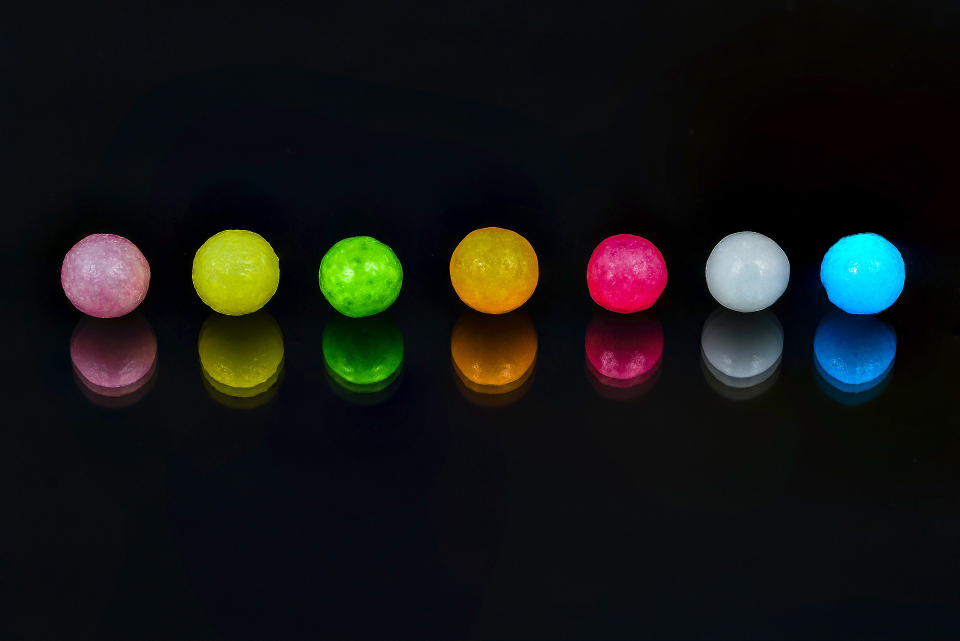
#> input picture img/colorball.png, 1920 x 1281 px (shown at 1/2 size)
$ python 23.houghCircles.py
#> lines starting #> are read from the running program, lines starting #| are printed output that depends on the picture; after the words box and inside, x2 and y2 are one past the last pixel; in counts of white or black regions, pixels touching at a corner belong together
import cv2

src = cv2.imread("../img/colorball.png")
#> src is the input picture: shape (1281, 1920, 3); mean B, G, R 20.2, 21.3, 19.9
dst = src.copy()

image = cv2.cvtColor(src, cv2.COLOR_BGR2GRAY)
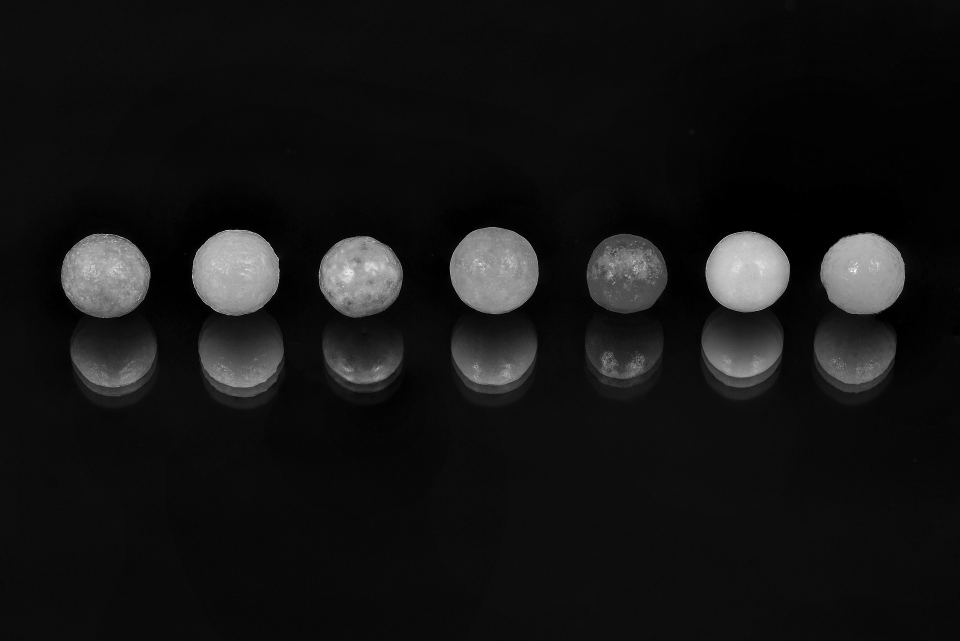
#> image: shape (1281, 1920) (shown at 1/2 size); min 0, max 255, mean 20.7

circles = cv2.HoughCircles(image, cv2.HOUGH_GRADIENT, 1, 100, param1=100, param2=35, minRadius=80, maxRadius=120)
#> circles = [[1492.5, 544.5, 82.1], [991.5, 541.5, 86.5], [205.5, 549.5, 84.2], [467.5, 544.5, 84.3]]

for i in circles[0]:
    cv2.circle(dst, ((int)(i[0]), (int)(i[1])), (int)(i[2]), (255, 255, 255), 5)
#> this loop made 4 passes
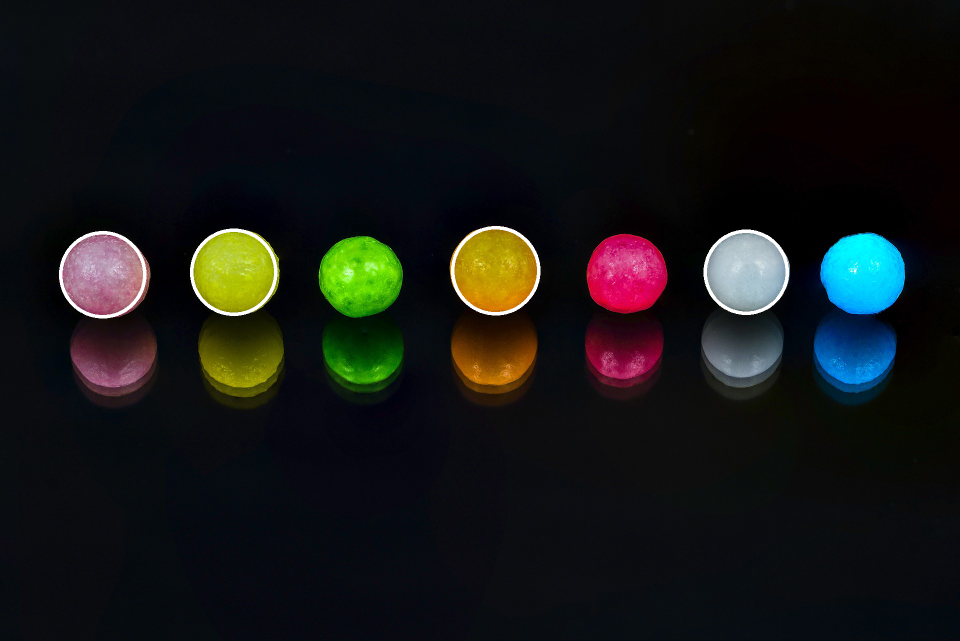
#> dst: shape (1281, 1920, 3) (shown at 1/2 size); 0.6% of pixels changed, all inside (x1, y1, x2, y2) = (118, 452, 1578, 637)

cv2.imshow("dst", dst)
cv2.waitKey(0)
cv2.destroyAllWindows()
